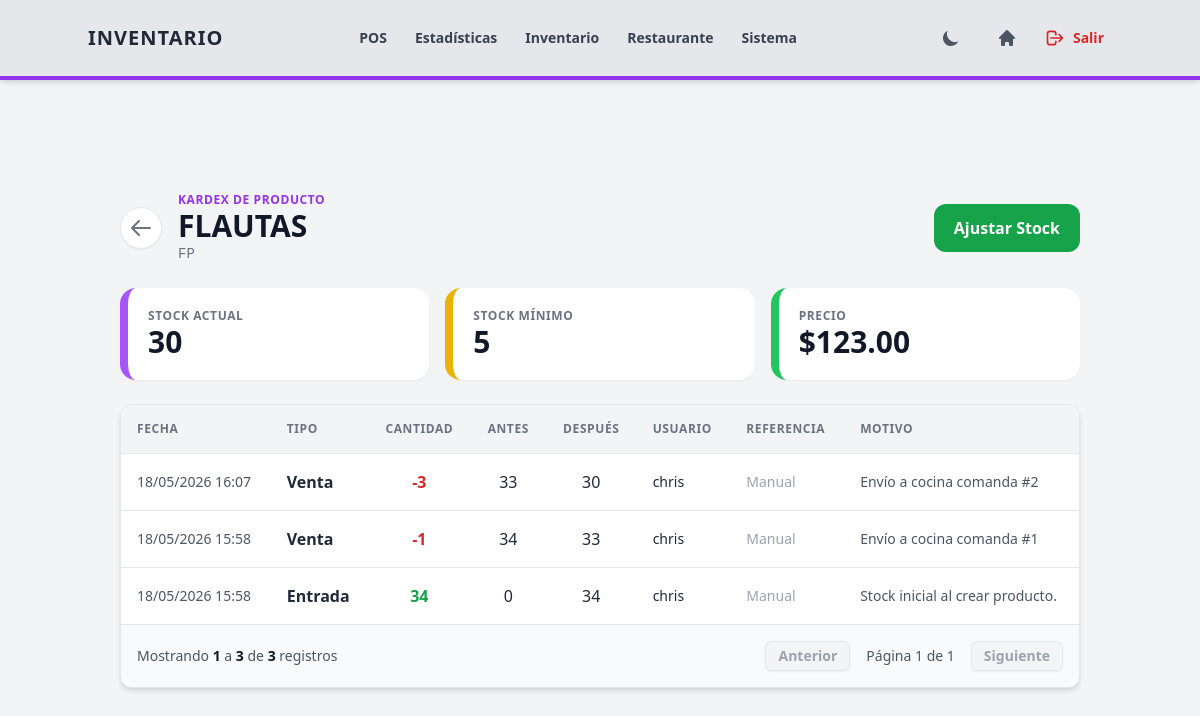
/inventario/productos/12/movimientos/ (signed in), run on the app's committed database.
### inventario/models.py (models this page shows, shortened)
class Producto(models.Model):
    codigo_barras = models.CharField(max_length=50, unique=True)
    nombre = models.CharField(max_length=200)
    categoria = models.ForeignKey(Categoria, on_delete=models.SET_NULL, null=True, related_name='productos')
    stock = models.IntegerField(default=0)
    stock_minimo = models.PositiveIntegerField(default=5)
    activo = models.BooleanField(default=True)
    class Meta:
        constraints = [
            models.CheckConstraint(condition=models.Q(stock__gte=0), name='producto_stock_no_negativo'),
            models.CheckConstraint(condition=models.Q(stock_minimo__gte=0), name='producto_stock_minimo_no_negativo'),
        ]

class PrecioProducto(models.Model):
    producto = models.OneToOneField(Producto, on_delete=models.CASCADE, related_name='precios')
    costo = models.DecimalField(max_digits=10, decimal_places=2)
    precio = models.DecimalField(max_digits=10, decimal_places=2)
    margen_ganancia = models.DecimalField(max_digits=10, decimal_places=2, editable=False)
    fecha_ultimo_cambio = models.DateTimeField(auto_now=True)

class MovimientoInventario(models.Model):
    class Tipo(models.TextChoices):
        ENTRADA = 'ENTRADA', 'Entrada'
        VENTA = 'VENTA', 'Venta'
        CANCELACION = 'CANCELACION', 'Cancelación'
        AJUSTE = 'AJUSTE', 'Ajuste manual'
    producto = models.ForeignKey(Producto, on_delete=models.PROTECT, related_name='movimientos')
    tienda = models.ForeignKey('configuraciones.Tienda', on_delete=models.SET_NULL, null=True, blank=True)
    tipo = models.CharField(max_length=12, choices=Tipo.choices)
    cantidad = models.IntegerField()
    stock_antes = models.IntegerField()
    stock_despues = models.IntegerField()
    usuario = models.ForeignKey('auth.User', on_delete=models.SET_NULL, null=True, blank=True)
    venta = models.ForeignKey('ventas.Venta', on_delete=models.SET_NULL, null=True, blank=True, related_name='movimientos_inventario')
    motivo = models.TextField(blank=True)
    fecha = models.DateTimeField(auto_now_add=True)
    class Meta:
        ordering = ['-fecha', '-id']

### inventario/views/productos.py (the view)
# urls.py: path('productos/<int:pk>/movimientos/', views.movimientos_producto, name='movimientos_producto'),
@login_required
@permission_required(VER_INVENTARIO_PERMISSION, login_url='portal_principal')
def movimientos_producto(request, pk):
    producto = get_object_or_404(Producto.objects.select_related('categoria', 'precios'), pk=pk)
    tienda_actual = get_tienda_actual(request)
    movimientos = producto.movimientos.select_related('usuario', 'venta', 'tienda').filter(Q(tienda=tienda_actual) | Q(tienda__isnull=True))
    per_page = request.GET.get('per_page', 20)
    try:
        per_page = int(per_page)
    except ValueError:
        per_page = 20
    paginator = Paginator(movimientos, per_page)
    page_obj = paginator.get_page(request.GET.get('page'))
    return render(request, 'inventario/productos/movimientos.html', {
        **get_config_context('Inventario', 'border-purple-600'),
        'producto': producto,
        'page_obj': page_obj,
        'per_page': per_page,
        'querystring': get_querystring_without_page(request),
    })

### configuraciones/utils.py (called while the page is built)
def get_tienda_principal():
    tienda, _ = Tienda.objects.get_or_create(
        codigo='PRINCIPAL',
        defaults={
            'nombre': 'Sucursal Principal',
            'direccion': '',
            'telefono': '',
            'activa': True,
        },
    )
    PuntoVenta.objects.get_or_create(
        tienda=tienda,
        codigo='CAJA-1',
        defaults={'nombre': 'Caja 1', 'activo': True},
    )
    return tienda

def get_perfil_usuario(user):
    tienda = get_tienda_principal()
    punto_venta = PuntoVenta.objects.filter(tienda=tienda, activo=True).order_by('id').first()
    perfil, _ = PerfilUsuario.objects.get_or_create(
        usuario=user,
        defaults={
            'tienda': tienda,
            'punto_venta': punto_venta,
            'puede_ver_todas_las_tiendas': bool(user.is_superuser),
        },
    )
    if perfil.punto_venta is None:
        perfil.punto_venta = PuntoVenta.objects.filter(tienda=perfil.tienda, activo=True).order_by('id').first()
        perfil.save(update_fields=['punto_venta'])
    return perfil

def get_tienda_actual(request):
    return get_perfil_usuario(request.user).tienda

### core/utils.py (called while the page is built)
def get_querystring_without_page(request):
    params = request.GET.copy()
    params.pop('page', None)
    return params.urlencode()

### inventario/templates/inventario/productos/movimientos.html (shortened to what this page needs)
{% extends "base/base.html" %}
{% block content %}
<div class="flex flex-col sm:flex-row justify-between items-start sm:items-center gap-4 mb-6">
    <div class="flex items-center gap-4">
        <a href="{% url 'lista_inventario' %}" class="p-2 bg-white dark:bg-gray-800 rounded-full shadow-sm hover:bg-gray-100 dark:hover:bg-gray-700 transition border border-gray-200 dark:border-gray-700 text-gray-500" title="Regresar">
            <svg xmlns="http://www.w3.org/2000/svg" class="h-6 w-6" fill="none" viewBox="0 0 24 24" stroke="currentColor">
                <path stroke-linecap="round" stroke-linejoin="round" stroke-width="2" d="M10 19l-7-7m0 0l7-7m-7 7h18" />
            </svg>
        </a>
        <div>
            <p class="text-xs font-black uppercase tracking-wider text-purple-600 dark:text-purple-400">Kardex de producto</p>
            <h2 class="text-2xl sm:text-3xl font-black text-gray-900 dark:text-white">{{ producto.nombre }}</h2>
            <p class="text-sm text-gray-500 dark:text-gray-400 font-mono">{{ producto.codigo_barras }}</p>
        </div>
    </div>
    <button hx-get="{% url 'ajustar_stock' producto.id %}" hx-target="#modal-content" class="w-full sm:w-auto min-h-12 rounded-xl bg-green-600 hover:bg-green-700 text-white font-black px-5 transition">
        Ajustar Stock
    </button>
</div>
<div class="grid grid-cols-1 sm:grid-cols-3 gap-4 mb-6">
    <div class="bg-white dark:bg-gray-800 rounded-2xl border-l-8 border-purple-500 p-5 shadow-sm">
        <p class="text-xs uppercase tracking-wider font-black text-gray-500 dark:text-gray-400">Stock actual</p>
        <p class="text-3xl font-black text-gray-900 dark:text-white">{{ producto.stock }}</p>
    </div>
    <div class="bg-white dark:bg-gray-800 rounded-2xl border-l-8 border-yellow-500 p-5 shadow-sm">
        <p class="text-xs uppercase tracking-wider font-black text-gray-500 dark:text-gray-400">Stock mínimo</p>
        <p class="text-3xl font-black text-gray-900 dark:text-white">{{ producto.stock_minimo }}</p>
    </div>
    <div class="bg-white dark:bg-gray-800 rounded-2xl border-l-8 border-green-500 p-5 shadow-sm">
        <p class="text-xs uppercase tracking-wider font-black text-gray-500 dark:text-gray-400">Precio</p>
        <p class="text-3xl font-black text-gray-900 dark:text-white">${{ producto.precios.precio|default:"0.00"|floatformat:2 }}</p>
    </div>
</div>
<div class="bg-white dark:bg-gray-800 rounded-xl shadow-md overflow-hidden border border-gray-200 dark:border-gray-700">
    <div class="hidden md:block overflow-x-auto">
        <table class="w-full text-left border-collapse min-w-[760px]">
            <thead>
                <tr class="bg-gray-100 dark:bg-gray-700 text-gray-500 dark:text-gray-300 uppercase text-xs tracking-wider border-b dark:border-gray-600">
                    <th class="p-4">Fecha</th>
                    <th class="p-4">Tipo</th>
                    <th class="p-4 text-center">Cantidad</th>
                    <th class="p-4 text-center">Antes</th>
                    <th class="p-4 text-center">Después</th>
                    <th class="p-4">Usuario</th>
                    <th class="p-4">Referencia</th>
                    <th class="p-4">Motivo</th>
                </tr>
            </thead>
            <tbody class="divide-y divide-gray-200 dark:divide-gray-700">
                {% for movimiento in page_obj %}
                <tr class="hover:bg-gray-50 dark:hover:bg-gray-700/50 transition-colors">
                    <td class="p-4 text-sm text-gray-600 dark:text-gray-400">{{ movimiento.fecha|date:"d/m/Y H:i" }}</td>
                    <td class="p-4 font-bold">{{ movimiento.get_tipo_display }}</td>
                    <td class="p-4 text-center font-black {% if movimiento.cantidad > 0 %}text-green-600 dark:text-green-400{% else %}text-red-600 dark:text-red-400{% endif %}">{{ movimiento.cantidad|floatformat:0 }}</td>
                    <td class="p-4 text-center">{{ movimiento.stock_antes }}</td>
                    <td class="p-4 text-center">{{ movimiento.stock_despues }}</td>
                    <td class="p-4 text-sm">{{ movimiento.usuario.username|default:"Sistema" }}</td>
                    <td class="p-4 text-sm">
                        {% if movimiento.venta %}
                            <a href="{% url 'imprimir_ticket' movimiento.venta.id %}" target="_blank" class="font-bold text-blue-600 dark:text-blue-400 hover:underline">Ticket #{{ movimiento.venta.id }}</a>
                        {% else %}
                            <span class="text-gray-400">Manual</span>
                        {% endif %}
                    </td>
                    <td class="p-4 text-sm text-gray-600 dark:text-gray-400 max-w-xs">{{ movimiento.motivo|default:"Sin motivo" }}</td>
                </tr>
                {% empty %}
                <tr><td colspan="8" class="p-8 text-center text-gray-400 dark:text-gray-500 italic">Este producto todavía no tiene movimientos.</td></tr>
                {% endfor %}
            </tbody>
        </table>
    </div>
    {% include "base/pagination.html" %}
</div>
{% endblock %}

### data on the page
Producto: nombre "FLAUTAS", codigo_barras "FP", stock "30", stock_minimo "5", precios.precio "123.00"
MovimientoInventario: fecha "18/05/2026 16:07", tipo "Venta", cantidad "-3", stock_antes "33", stock_despues "30", usuario.username "chris", shows "Manual", motivo "Envío a cocina comanda #2"
MovimientoInventario: fecha "18/05/2026 15:58", tipo "Venta", cantidad "-1", stock_antes "34", stock_despues "33", usuario.username "chris", shows "Manual", motivo "Envío a cocina comanda #1"
MovimientoInventario: fecha "18/05/2026 15:58", tipo "Entrada", cantidad "34", stock_antes "0", stock_despues "34", usuario.username "chris", shows "Manual", motivo "Stock inicial al crear producto."

### other printed values
{{ item.label }} "POS" "Estadísticas" "Inventario" "Restaurante" "Sistema"
{{ page_obj.start_index|default:0 }} "1"
{{ page_obj.end_index|default:0 }} "3"
{{ page_obj.paginator.count }} "3"
{{ page_obj.number }} "1"
{{ page_obj.paginator.num_pages }} "1"
